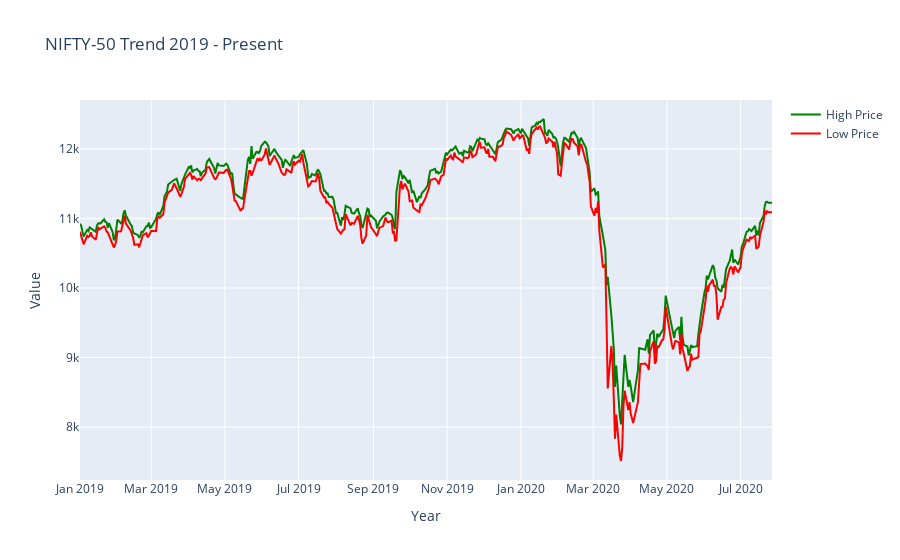

Notebook cell for this chart:
### Markdown cell above
### COVID-19

Lets now analyze the NIFTY trend of past 2 years.

### Code cell
nifty_50_2019_2020 = nifty_50[(nifty_50['Date'] >= '2019-01-01')]
fig = go.Figure()
fig.add_trace(go.Scatter(
         x=nifty_50_2019_2020['Date'],
         y=nifty_50_2019_2020['High'],
         name='High Price',
    line=dict(color='green'),
    opacity=1))

fig.add_trace(go.Scatter(
         x=nifty_50_2019_2020['Date'],
         y=nifty_50_2019_2020['Low'],
         name='Low Price',
    line=dict(color='red'),
    opacity=1))
        
    
fig.update_layout(title_text="NIFTY-50 Trend 2019 - Present",xaxis_title = 'Year', yaxis_title='Value')

fig.show()

### Figure 1 — Plotly figure (JSON) as saved in the notebook; plotly's stock layout.template omitted (floating-point values rounded to 4 significant figures; data arrays with more than 128 entries replaced by an {"elided": "..."} marker saying what was removed)
{"data": [{"line": {"color": "green"}, "name": "High Price", "opacity": 1, "type": "scatter", "x": {"elided": "387 str values"}, "y": {"elided": "387 float values"}}, {"line": {"color": "red"}, "name": "Low Price", "opacity": 1, "type": "scatter", "x": {"elided": "387 str values"}, "y": {"elided": "387 float values"}}], "layout": {"title": {"text": "NIFTY-50 Trend 2019 - Present"}, "xaxis": {"title": {"text": "Year"}}, "yaxis": {"title": {"text": "Value"}}}}
